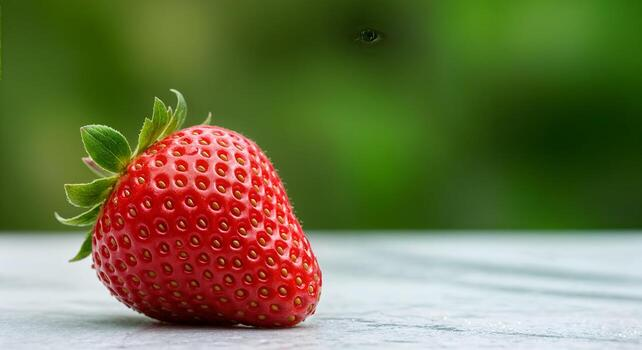
#> input picture bgr.jpg, 642 x 350 px
$ python learn.py
#> lines starting #> are read from the running program, lines starting #| are printed output that depends on the picture
import cv2

img=cv2.imread("bgr.jpg")
#> img is the input picture: shape (350, 642, 3); mean B, G, R 73.5, 116.1, 112.3

# cv2.imshow("window image", img)
cv2.waitKey(0)

cv2.imwrite("output.jpg",img)

print(img.shape)
#| (350, 642, 3)
print(img.dtype)
#| uint8
print(img.size)
#| 674100


img_rgb= cv2.cvtColor(img,cv2.COLOR_BGR2RGB)
cv2.imwrite("outputRGB.jpg",img_rgb)
img_GRAY= cv2.cvtColor(img,cv2.COLOR_BGR2GRAY)
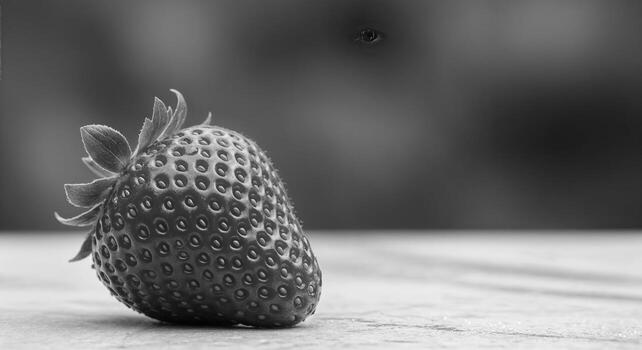
#> img_GRAY: shape (350, 642); min 4, max 252, mean 110.1
cv2.imwrite("outputGRAY.jpg",img_GRAY)


resized = cv2.resize(img, (300, 300))           # width, height
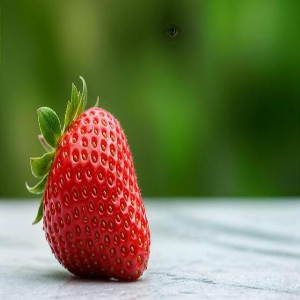
#> resized: shape (300, 300, 3); mean B, G, R 73.4, 116, 112.2
bigger  = cv2.resize(img, None, fx=2, fy=2)     # scale factors

cv2.imshow("window",resized)
cv2.imshow("window",bigger)


crop=img[50:200,50:200]
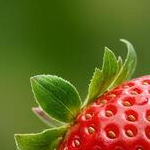
#> crop: shape (150, 150, 3); mean B, G, R 34, 99.9, 107.6

cv2.imshow("window", crop)
cv2.waitKey(0)
cv2.destroyAllWindows()
